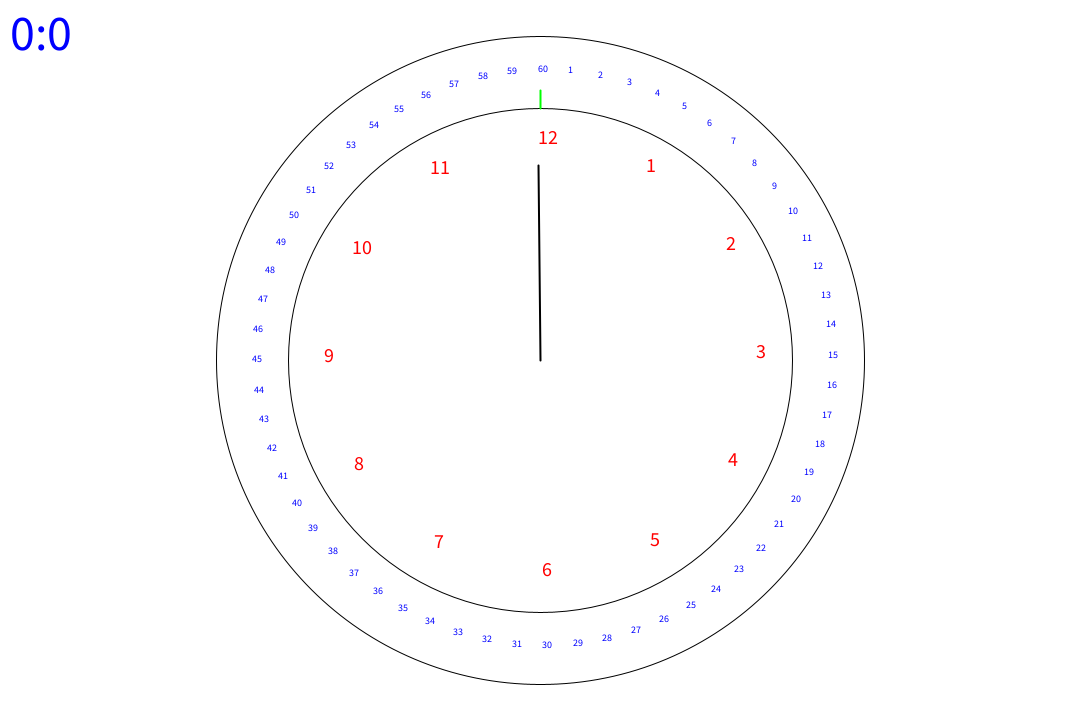
Frame 1 (no input)
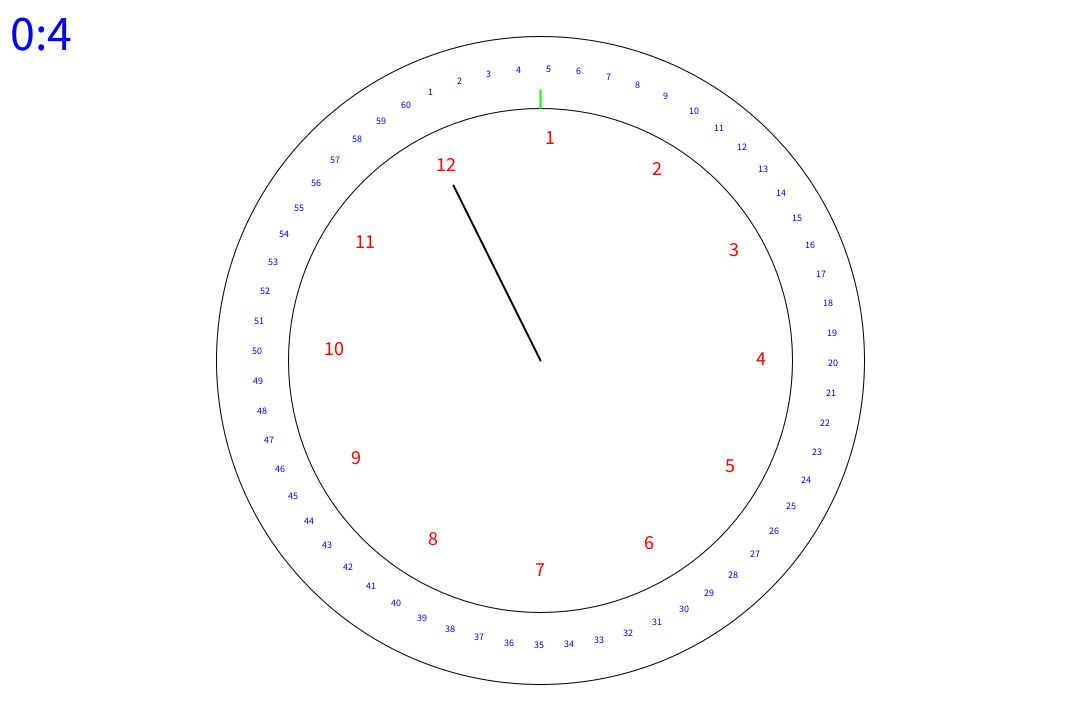
Frame 60 (the mouse pressed at the canvas centre just before this capture)
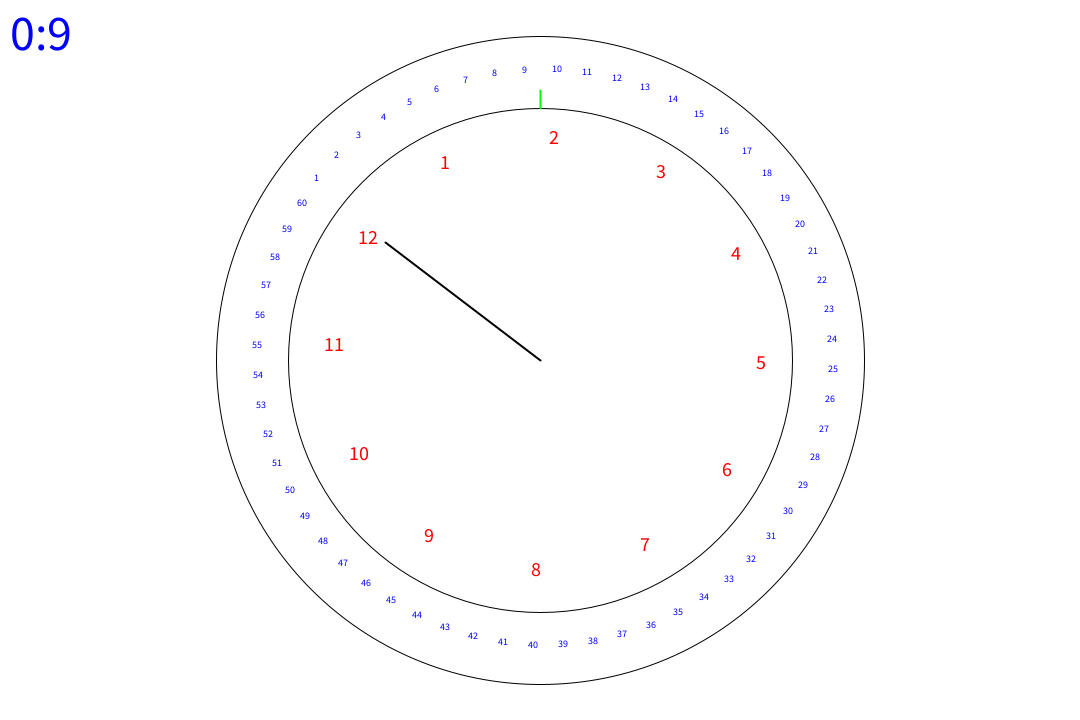
Frame 120 (the mouse held since frame 60 and released just before this capture)

The Processing sketch that drew these frames (run headless with seeded random() and noise(); from frame 60 on, the mouse is pressed at the canvas centre):

// Processing sketch: rotating_clock
// ── rotating_clock.pde


int cx, cy;
int radius;
float secondsRadius;
float minutesRadius;
float hoursRadius;
float hourHand;
float InClockDiameter;
float OutClockDiameter;

float speed;
float time = 0;
float minAng;
float hourAng;


void setup() {
  size(1080, 720);
  stroke(255);

  radius = min(width, height) / 2;
  minutesRadius = radius * 0.8;
  hoursRadius = radius * 0.6;
  InClockDiameter = radius * 0.7;
  OutClockDiameter = radius * 0.9;
  hourHand = radius * 0.54;

  cx = width / 2;
  cy = height / 2;

  minAng = -90;
  hourAng = 0;
  speed = 0.08;
}


void draw() {
  background(255);
  minAng -= 6 * speed;
  hourAng -= 0.5 * speed;

  //OutClock
  fill(255);
  stroke(0);
  strokeWeight(1);
  ellipse(cx, cy, OutClockDiameter*2, OutClockDiameter*2);

  //InClock
  fill(255);
  stroke(0);
  strokeWeight(1);
  ellipse(cx, cy, InClockDiameter*2, InClockDiameter*2);

  float m = radians(minAng);
  float h = radians(hourAng);

  stroke(0, 255, 0);
  strokeWeight(2);
  line(cx, cy + -InClockDiameter, cx, cy + -0.75 * radius);  

  stroke(0);
  strokeWeight(2);
  line(cx, cy, cx + cos(m-h)*hourHand, cy + sin(m-h)*hourHand);

  displayInside();
  displayOutside();
  
  time += speed;
  
  textSize(50);
  text(int(time/60) + ":" + int(time%60), 10, 50);
//  text(int(time/60), 10, 50);
//  text(int(time%60), 10, 100);
}


void displayInside()
{
  fill(255, 0, 0);
  textSize(20);
  int hour = 12;
  for (int a = 0; a < 360; a+=30) {
    float angle = radians(minAng+a);
    float x = cx + cos(angle) * hoursRadius;
    float y = cy + sin(angle) * hoursRadius;
    text(hour, x, y);
    if (hour == 12) hour = 0;
    hour++;
  }
}

void displayOutside()
{
  fill(0, 0, 255);
  textSize(10);
  int min = 60;
  for (int a = 0; a < 360; a+=6) {
    float angle = radians(minAng+a);
    float x = cx + cos(angle) * minutesRadius;
    float y = cy + sin(angle) * minutesRadius;
    text(min, x, y);
    if (min == 60) min = 0;
    min += 1;
  }
}
